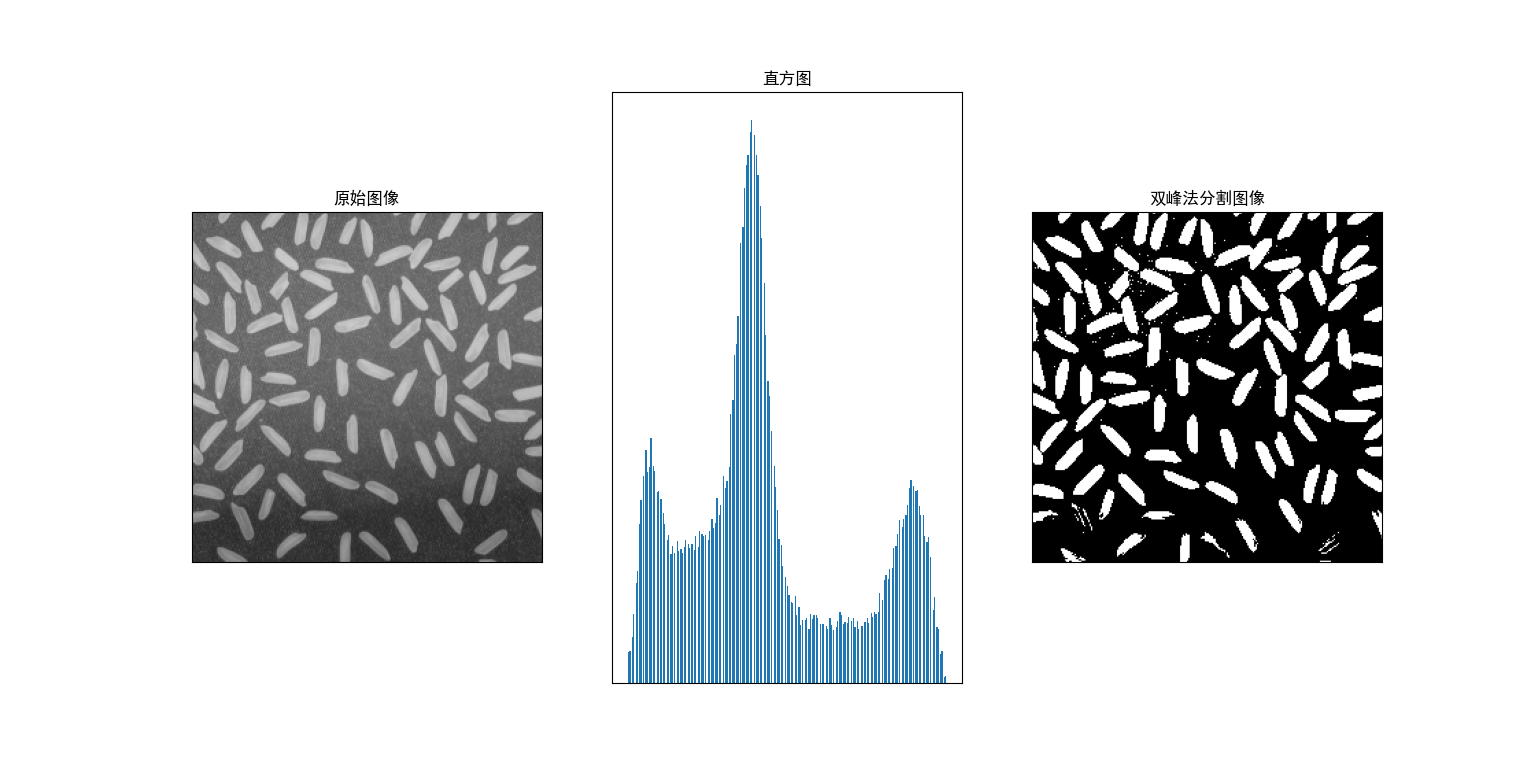

This figure's Python source:
import cv2
from matplotlib import pyplot as plt

image = cv2.imread("./rice.png")
gray = cv2.cvtColor(image, cv2.COLOR_BGR2GRAY)

plt.rcParams['font.sans-serif'] = ['SimHei']
plt.rcParams['axes.unicode_minus'] = False
plt.subplot(1, 3, 1), plt.imshow(image, "gray")
plt.title("原始图像"), plt.xticks([]), plt.yticks([])

plt.subplot(1, 3, 2), plt.hist(image.ravel(), 256)
plt.title("直方图"), plt.xticks([]), plt.yticks([])
ret1, th1 = cv2.threshold(gray, 127, 255, cv2.THRESH_BINARY)

plt.subplot(1, 3, 3), plt.imshow(th1, "gray")
plt.title("双峰法分割图像"), plt.xticks([]), plt.yticks([])
plt.show()
